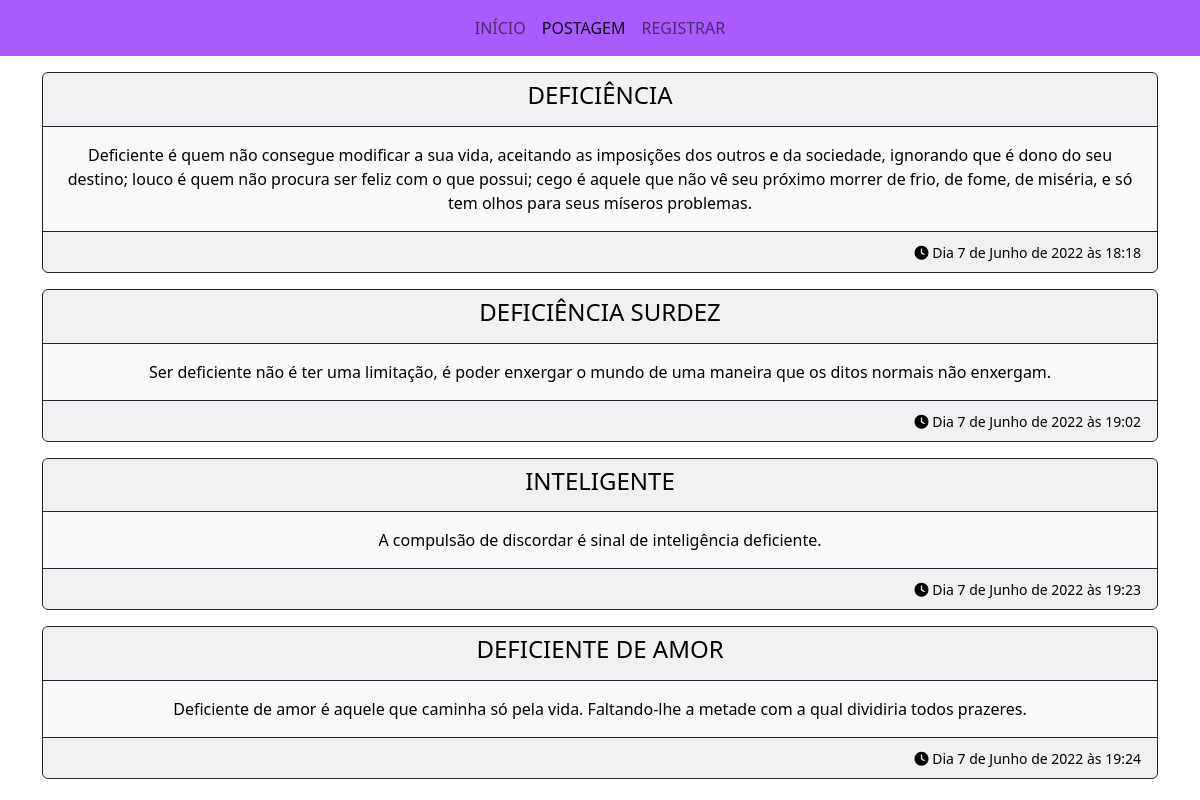
Page /app/postagem/ on the committed database.
### app/models.py (models this page shows, shortened)
class Postagem(models.Model):
    titulo = models.CharField(max_length=250)
    conteudo = models.TextField()
    autor = models.ForeignKey(to=User, on_delete=models.CASCADE)
    criado_em = models.DateTimeField(auto_now_add=True)
    atualizado_em = models.DateTimeField(auto_now=True)
    class Meta:
        verbose_name_plural = "Postagens"

### app/views.py (the view)
# urls.py: path('postagem/', views.postagem, name='postagem'),
def postagem(request):
    postagemLista = Postagem.objects.all()
    return render(request, "base/postagem.html", {"postagens": postagemLista})

### app/templates/base/postagem.html
{% extends "home/home.html" %}
{% block body %}
{% for postagem in postagens %}
<div class="card text-bg-light text-center border-dark mb-3" style="max-width: 100rem;">
  <div class="card-header border-dark">
    <h4 class="card-title">{{postagem.titulo|upper}}</h4>
  </div>
  <div class="card-body">
    <p class="card-text">{{postagem.conteudo}}</p>
  </div>
  <div class="card-footer border-dark text-end">
    <small class="card-text"><i class="fa-solid fa-clock"></i>  Dia {{postagem.criado_em}}</small>
  </div>
</div>
{% endfor %}
{% endblock %}

### app/templates/home/home.html (shortened to what this page needs)
<!DOCTYPE html>
<html lang="pt-br">
<head>
  {% load static %}
    <link rel="stylesheet" href="https://cdnjs.cloudflare.com/ajax/libs/font-awesome/6.1.1/css/all.min.css"
 />
    <link rel="stylesheet" href="https://cdnjs.cloudflare.com/ajax/libs/font-awesome/6.1.1/css/all.min.css"
/>
    <link rel="stylesheet" href="https://cdn.jsdelivr.net/npm/bootstrap@4.5.3/dist/css/bootstrap.min.css"
>
    <link rel="stylesheet" href="{% static 'bootstrap/css/bootstrap.min.css' %}" type="text/css">
</head>
<body>
    <nav class="navbar navbar-expand-lg mb-3" style="background-color: #a95bfb;">
      <div class="container-fluid">
        <div class="collapse navbar-collapse" id="navbarNavAltMarkup">
          <div class="navbar-nav mx-auto">
              {% url "app:pagina" as path %}
              <a class="nav-link {% if path == request.path %} active {% endif %}" aria-current="page" href="{% url 'app:pagina' %}">INÍCIO</a>
              {% url "app:postagem" as path %}
              <a class="nav-link {% if path == request.path %} active {% endif %}" aria-current="page" href="{% url 'app:postagem' %}">POSTAGEM</a>
              {% url "app:lista" as path %}
              <a class="nav-link {% if path == request.path %} active {% endif %}" aria-current="page" href="{% url 'app:lista' %}">REGISTRAR</a>
          </div>
        </div>
      </div>
    </nav>
    <div class="container">
      {% block body %}
      {% endblock %}
    </div>
</body>
</html>

### rows in the picture
Postagem: titulo "DEFICIÊNCIA", conteudo "Deficiente é quem não consegue modificar a sua vida, aceitando as imposições dos outros e da sociedade, ignorando que é dono do seu destino; louco é quem não procura ser feliz com o que possui; cego é aquele que não vê seu próximo morrer de frio, de fome, de miséria, e só tem olhos para seus míseros problemas.", criado_em "7 de Junho de 2022 às 18:18"
Postagem: titulo "DEFICIÊNCIA SURDEZ", conteudo "Ser deficiente não é ter uma limitação, é poder enxergar o mundo de uma maneira que os ditos normais não enxergam.", criado_em "7 de Junho de 2022 às 19:02"
Postagem: titulo "INTELIGENTE", conteudo "A compulsão de discordar é sinal de inteligência deficiente.", criado_em "7 de Junho de 2022 às 19:23"
Postagem: titulo "DEFICIENTE DE AMOR", conteudo "Deficiente de amor é aquele que caminha só pela vida. Faltando-lhe a metade com a qual dividiria todos prazeres.", criado_em "7 de Junho de 2022 às 19:24"
